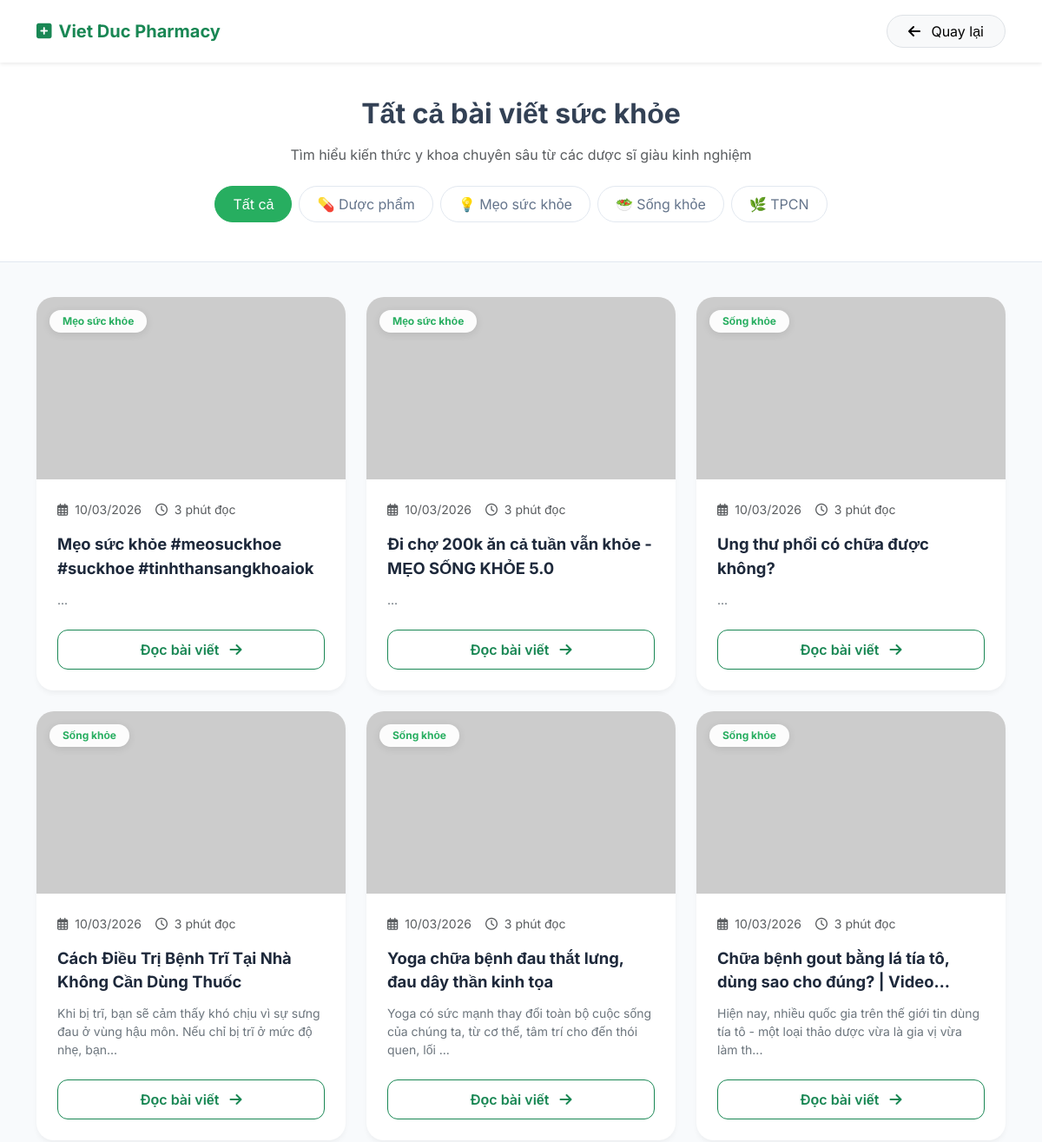
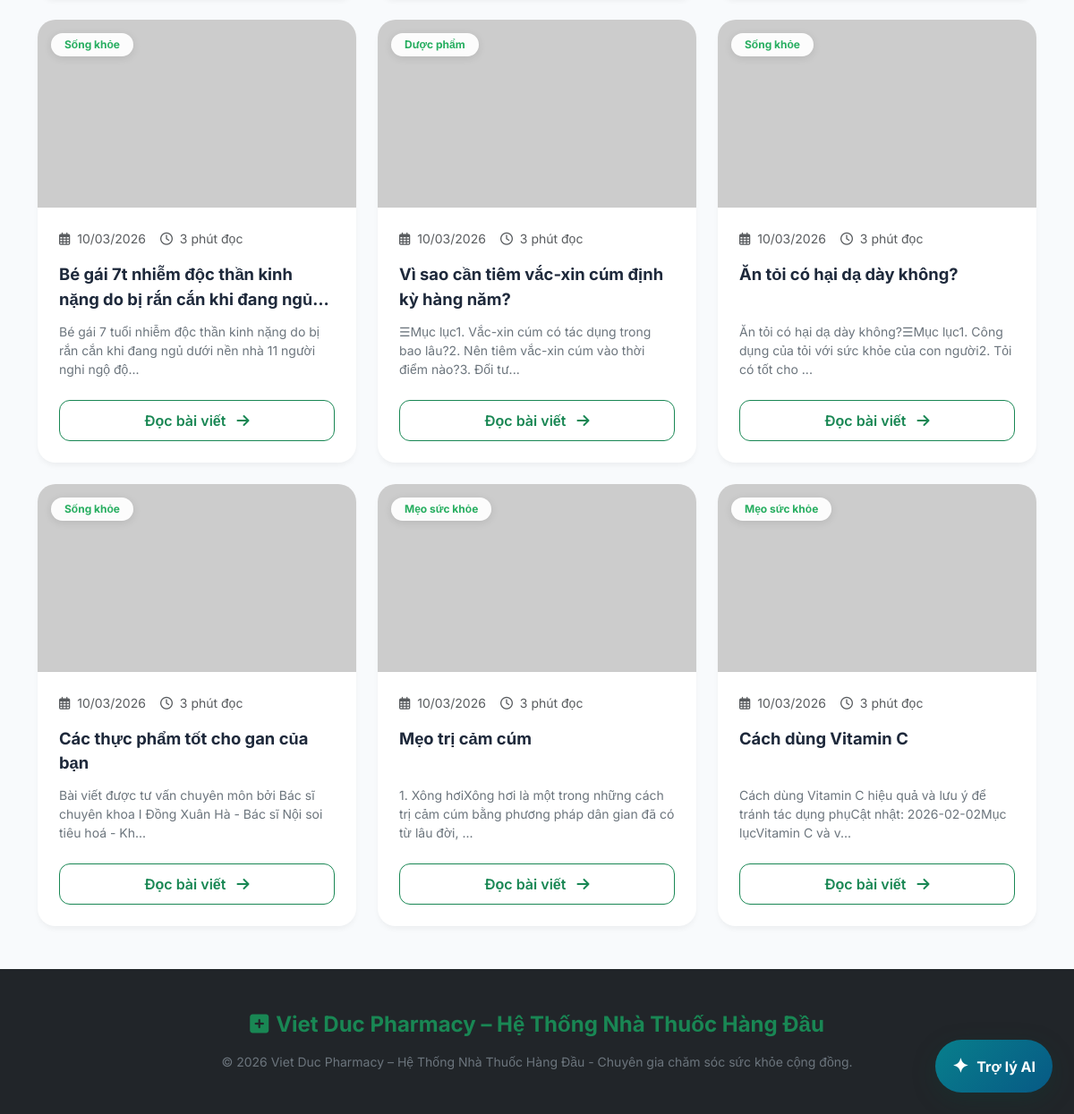
The app's page /all-posts.php with its own data (2 pictures, top to bottom).
### tables this page shows
CREATE TABLE `posts` (
  `id` int(11) NOT NULL,
  `title` varchar(255) NOT NULL,
  `category` varchar(100) DEFAULT NULL,
  `summary` text DEFAULT NULL,
  `content` text DEFAULT NULL,
  `image_url` varchar(255) DEFAULT NULL,
  `video_url` varchar(255) DEFAULT NULL,
  `created_at` timestamp NOT NULL DEFAULT current_timestamp(),
  `video_type` varchar(20) DEFAULT 'long'
);

### all-posts.php (the view, shortened to what this page needs)
<?php
require_once 'config/db.php';
function getProductImage($image_name) {
    $path = "images/" . $image_name;
    return (!empty($image_name) && file_exists($path)) ? $path : "https://via.placeholder.com/400x250?text=Health+Care";
}
$limit = 12;
$page = isset($_GET['page']) ? intval($_GET['page']) : 1;
$start = ($page - 1) * $limit;
$cat_filter = isset($_GET['category']) ? $_GET['category'] : '';
$where_sql = "";
$sql = "SELECT * FROM posts $where_sql ORDER BY id DESC LIMIT $start, $limit";
$result = $conn->query($sql);
?>
<!DOCTYPE html>
<html lang="vi">
<head>
    <link rel="stylesheet" href="https://cdn.jsdelivr.net/npm/bootstrap@5.3.0/dist/css/bootstrap.min.css">
    <link rel="stylesheet" href="https://cdnjs.cloudflare.com/ajax/libs/font-awesome/6.4.0/css/all.min.css">
    <link rel="stylesheet" href="css/all.post.css">
</head>
<body>
<nav class="navbar navbar-expand-lg navbar-light bg-white sticky-top shadow-sm py-3">
    <div class="container">
        <a class="navbar-brand fw-bold text-success" href="index.php"><i class="fas fa-plus-square me-2"></i>Viet Duc Pharmacy</a>
        <a href="goc-suc-khoe.php" class="btn btn-light rounded-pill px-4 border">
            <i class="fas fa-arrow-left me-2"></i> Quay lại
        </a>
    </div>
</nav>
<div class="page-header text-center">
    <div class="container">
        <h2 class="fw-bold mb-3">Tất cả bài viết sức khỏe</h2>
        <p class="text-muted mb-4">Tìm hiểu kiến thức y khoa chuyên sâu từ các dược sĩ giàu kinh nghiệm</p>
        <div class="d-flex flex-wrap justify-content-center gap-2">
            <a href="all-posts.php" class="filter-link <?= $cat_filter == '' ? 'active' : '' ?>">Tất cả</a>
            <a href="all-posts.php?category=Dược phẩm" class="filter-link <?= $cat_filter == 'Dược phẩm' ? 'active' : '' ?>">💊 Dược phẩm</a>
            <a href="all-posts.php?category=Mẹo sức khỏe" class="filter-link <?= $cat_filter == 'Mẹo sức khỏe' ? 'active' : '' ?>">💡 Mẹo sức khỏe</a>
            <a href="all-posts.php?category=Sống khỏe" class="filter-link <?= $cat_filter == 'Sống khỏe' ? 'active' : '' ?>">🥗 Sống khỏe</a>
            <a href="all-posts.php?category=Thực phẩm chức năng" class="filter-link <?= $cat_filter == 'Thực phẩm chức năng' ? 'active' : '' ?>">🌿 TPCN</a>
        </div>
    </div>
</div>
<div class="container mb-5">
    <div class="row g-4">
        <?php if($result && $result->num_rows > 0): ?>
            <?php while($row = $result->fetch_assoc()): ?>
            <div class="col-lg-4 col-md-6">
                <div class="card card-post">
                    <div class="post-img-wrapper">
                        <span class="category-badge"><?= htmlspecialchars($row['category']) ?></span>
                        <img src="<?= getProductImage($row['image_url']) ?>" alt="Post image">
                    </div>
                    <div class="card-body p-4">
                        <div class="d-flex align-items-center mb-3 text-muted small">
                            <span class="me-3"><i class="far fa-calendar-alt me-1"></i> <?= date('d/m/Y', strtotime($row['created_at'])) ?></span>
                            <span><i class="far fa-clock me-1"></i> 3 phút đọc</span>
                        </div>
                        <h5 class="post-title"><?= htmlspecialchars($row['title']) ?></h5>
                        <p class="text-secondary small mb-4">
                            <?= mb_substr(strip_tags($row['content']), 0, 100) ?>...
                        </p>
                        <div class="d-grid">
                            <a href="detail.php?id=<?= $row['id'] ?>" class="btn btn-outline-success btn-read-more">
                                Đọc bài viết <i class="fas fa-arrow-right ms-2"></i>
                            </a>
                        </div>
                    </div>
                </div>
            </div>
            <?php endwhile; ?>
        <?php endif; ?>
    </div>
</div>
<footer class="bg-dark text-white py-5 mt-5">
    <div class="container text-center">
        <h4 class="fw-bold text-success mb-3"><i class="fas fa-plus-square me-2"></i>Viet Duc Pharmacy – Hệ Thống Nhà Thuốc Hàng Đầu</h4>
        <p class="text-secondary small mb-0">© 2026 Viet Duc Pharmacy – Hệ Thống Nhà Thuốc Hàng Đầu - Chuyên gia chăm sóc sức khỏe cộng đồng.</p>
    </div>
</footer>
<?php include_once __DIR__ . '/chatbot_widget.php'; ?>
</body>
</html>

### all.post.css (style rules this page uses)
:root { --primary-green: #27ae60; --dark-green: #1e8449; }
body { background-color: #f8fafc; font-family: 'Inter', sans-serif; color: #334155; }
.page-header { background: white; padding: 40px 0; border-bottom: 1px solid #e2e8f0; margin-bottom: 40px; }
.filter-link { text-decoration: none; color: #64748b; padding: 8px 20px; border-radius: 50px; border: 1px solid #e2e8f0; transition: 0.3s; display: inline-block; margin-bottom: 5px; }
.filter-link:hover, .filter-link.active { background: var(--primary-green); color: white; border-color: var(--primary-green); }
.card-post { border: none; border-radius: 20px; overflow: hidden; transition: 0.4s; background: white; height: 100%; box-shadow: 0 4px 6px -1px rgba(0,0,0,0.05); }
.post-img-wrapper { height: 210px; position: relative; overflow: hidden; }
.post-img-wrapper img { width: 100%; height: 100%; object-fit: cover; transition: 0.5s; }
.category-badge { position: absolute; top: 15px; left: 15px; background: rgba(255,255,255,0.95); color: var(--primary-green); padding: 4px 15px; border-radius: 50px; font-size: 0.75rem; font-weight: 700; box-shadow: 0 2px 10px rgba(0,0,0,0.1); }
.post-title { font-size: 1.15rem; font-weight: 700; color: #1e293b; line-height: 1.5; margin-bottom: 12px; display: -webkit-box; -webkit-line-clamp: 2; -webkit-box-orient: vertical; overflow: hidden; height: 3.4rem; }
.btn-read-more { border-radius: 12px; font-weight: 600; padding: 10px 20px; }

### records on screen
posts: category "Mẹo sức khỏe", created_at "10/03/2026", title "Mẹo sức khỏe #meosuckhoe #suckhoe #tinhthansangkhoaiok"
posts: category "Mẹo sức khỏe", created_at "10/03/2026", title "Đi chợ 200k ăn cả tuần vẫn khỏe - MẸO SỐNG KHỎE 5.0"
posts: category "Sống khỏe", created_at "10/03/2026", title "Ung thư phổi có chữa được không?"
posts: category "Sống khỏe", created_at "10/03/2026", title "Cách Điều Trị Bệnh Trĩ Tại Nhà Không Cần Dùng Thuốc", content "Khi bị trĩ, bạn sẽ cảm thấy khó chịu vì sự sưng đau ở vùng hậu môn. Nếu chỉ bị trĩ ở mức độ nhẹ, bạn"
posts: category "Sống khỏe", created_at "10/03/2026", title "Yoga chữa bệnh đau thắt lưng, đau dây thần kinh tọa", content "Yoga có sức mạnh thay đổi toàn bộ cuộc sống của chúng ta, từ cơ thể, tâm trí cho đến thói quen, lối"
posts: category "Sống khỏe", created_at "10/03/2026", title "Chữa bệnh gout bằng lá tía tô, dùng sao cho đúng? |…", content "Hiện nay, nhiều quốc gia trên thế giới tin dùng tía tô - một loại thảo dược vừa là gia vị vừa làm th"
posts: category "Sống khỏe", created_at "10/03/2026", title "Bé gái 7t nhiễm độc thần kinh nặng do bị rắn cắn khi đang…", content "Bé gái 7 tuổi nhiễm độc thần kinh nặng do bị rắn cắn khi đang ngủ dưới nền nhà 11 người nghi ngộ độ"
posts: category "Dược phẩm", created_at "10/03/2026", title "Vì sao cần tiêm vắc-xin cúm định kỳ hàng năm?", content "☰Mục lục1. Vắc-xin cúm có tác dụng trong bao lâu?2. Nên tiêm vắc-xin cúm vào thời điểm nào?3. Đối tư"
posts: category "Sống khỏe", created_at "10/03/2026", title "Ăn tỏi có hại dạ dày không?", content "Ăn tỏi có hại dạ dày không?☰Mục lục1. Công dụng của tỏi với sức khỏe của con người2. Tỏi có tốt cho"
posts: category "Sống khỏe", created_at "10/03/2026", title "Các thực phẩm tốt cho gan của bạn", content "Bài viết được tư vấn chuyên môn bởi Bác sĩ chuyên khoa I Đồng Xuân Hà - Bác sĩ Nội soi tiêu hoá - Kh"
posts: category "Mẹo sức khỏe", created_at "10/03/2026", title "Mẹo trị cảm cúm", content "1. Xông hơiXông hơi là một trong những cách trị cảm cúm bằng phương pháp dân gian đã có từ lâu đời,"
posts: category "Mẹo sức khỏe", created_at "10/03/2026", title "Cách dùng Vitamin C", content "Cách dùng Vitamin C hiệu quả và lưu ý để tránh tác dụng phụCật nhật: 2026-02-02Mục lụcVitamin C và v"
